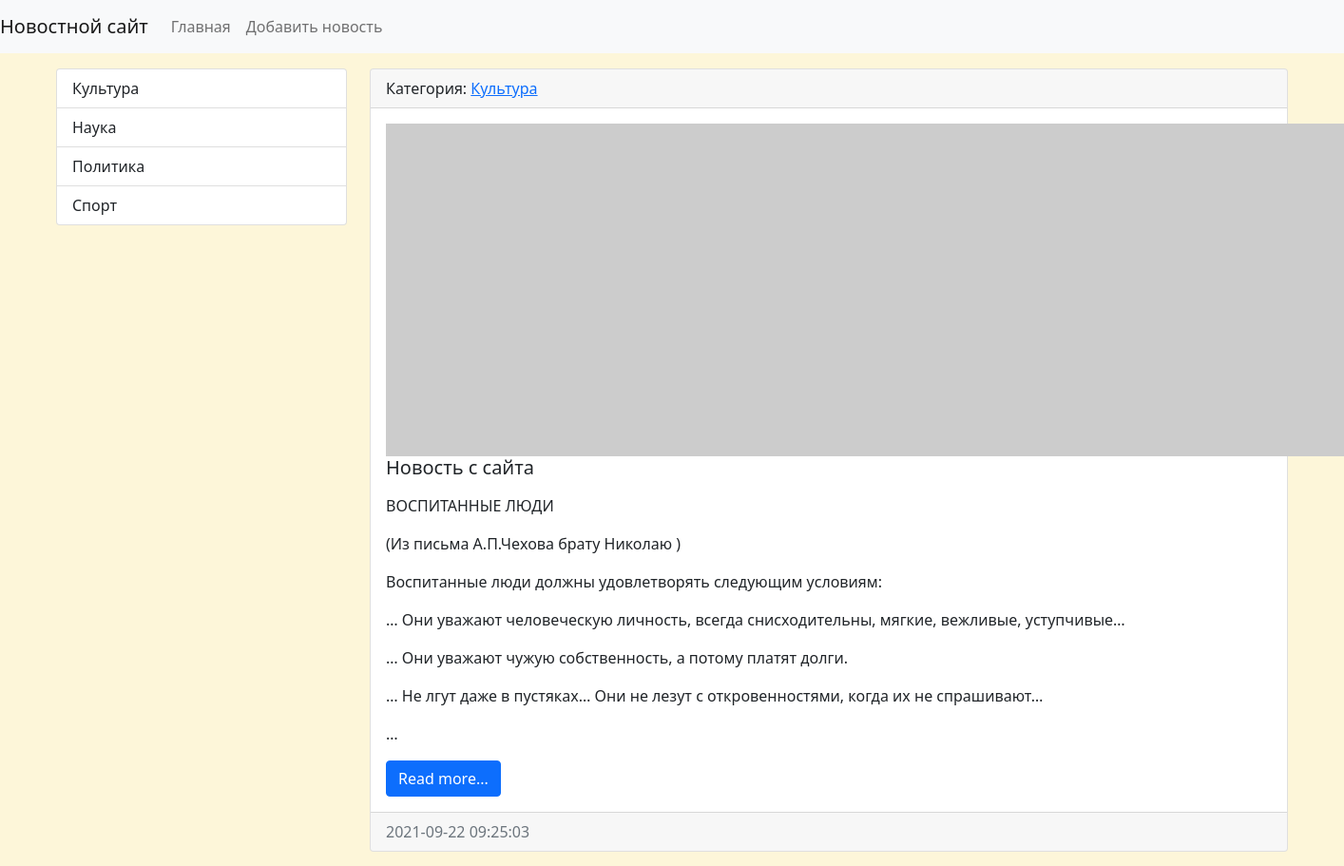
/category/1/ (upper part), run on an earlier commit of the app's database.
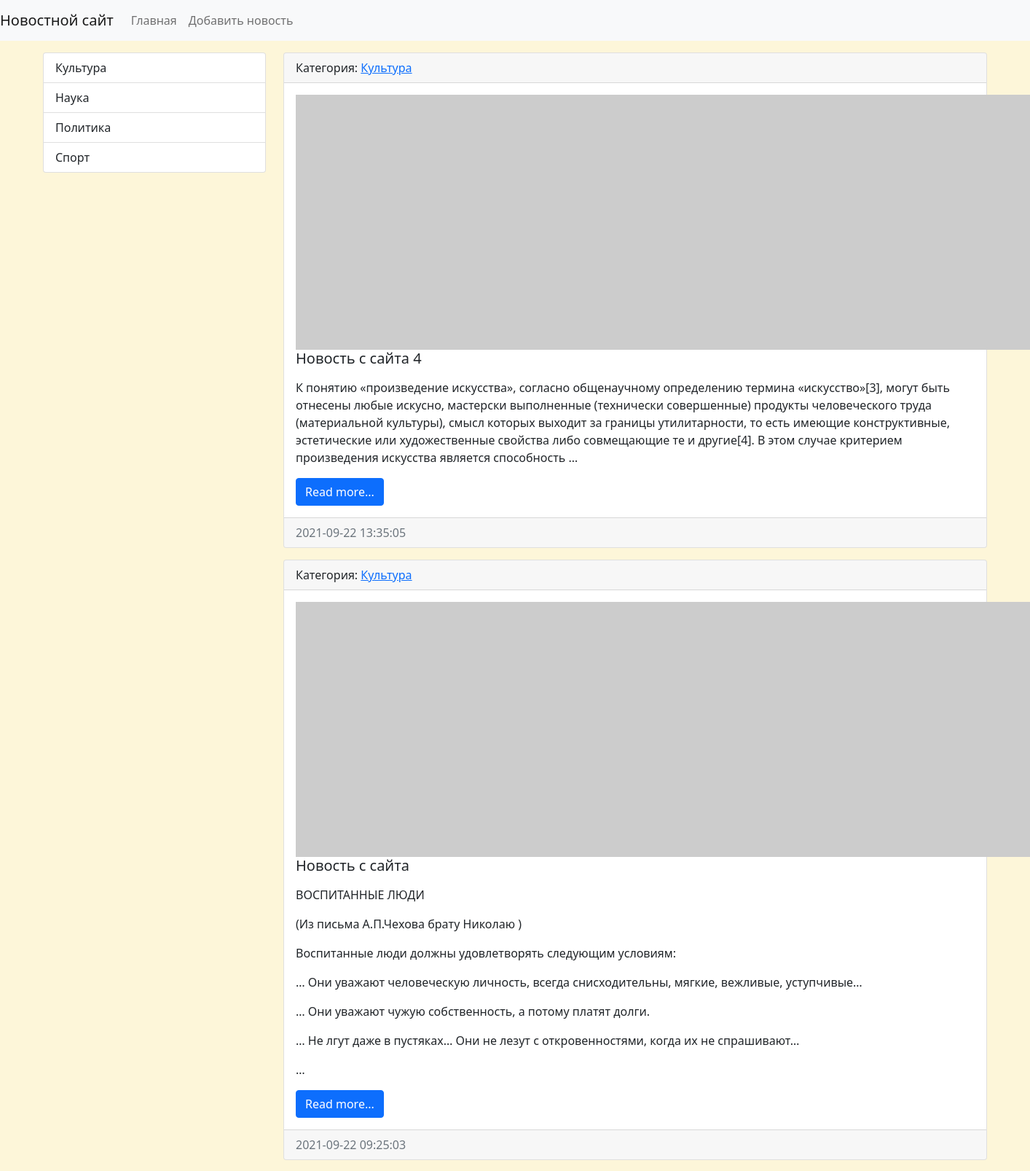
And on a later commit of the database.
### news/models.py (models this page shows, shortened)
class Category(models.Model):
    title = models.CharField(max_length=150, db_index=True, verbose_name='Наименование категории')
    def get_absolute_url(self):
        return reverse('category', kwargs={"category_id": self.pk})
    def __str__(self):
        return self.title
    class Meta:
        verbose_name = 'Категория'
        verbose_name_plural = 'Категории'
        ordering = ['title']

class News(models.Model):
    title = models.CharField(max_length=150, verbose_name='Наименование')
    content = models.TextField(blank=True, verbose_name='Контент')
    created_at = models.DateTimeField(auto_now_add=True, verbose_name='Дата публикации')
    updated_at = models.DateTimeField(auto_now=True, verbose_name='Обновлено')
    photo = models.ImageField(upload_to='photos/%Y/%m/%d/', verbose_name='Фото', blank=True)
    is_published = models.BooleanField(default=True, verbose_name='Опубликовано')
    category = models.ForeignKey('Category', on_delete=models.PROTECT, null=True, verbose_name='Категория')
    def get_absolute_url(self):
        return reverse('view_news', kwargs={"pk": self.pk})
    class Meta:
        verbose_name = 'Новость'
        verbose_name_plural = 'Новости'
        ordering = ['-created_at']

### news/views.py (the view)
# urls.py: path('category/<int:category_id>/', NewsByCategory.as_view(extra_context={'title': 'Какой-то Тайтл'}), name='category'),
class NewsByCategory(ListView):
    model = News
    template_name = 'news/home_news_list.html'  # Change directory
    context_object_name = 'news'
    allow_empty = False
    def get_context_data(self, *, object_list=None, **kwargs):
        context = super().get_context_data(**kwargs)
        context['title'] = Category.objects.get(pk=self.kwargs['category_id'],)
        return context
    def get_queryset(self):
        return News.objects.filter(category_id=self.kwargs['category_id'], is_published=True)

### news/templatetags/news_tags.py (called while the page is built)
@register.inclusion_tag('news/list_categories.html')
def show_categories(arg1='Hello', arg2='world'):
    categories = Category.objects.all()
    return {"categories": categories, "arg1": arg1, "arg2": arg2}

### news/templates/news/home_news_list.html (shortened to what this page needs)
{% extends 'base.html' %}
{% block sidebar %}
{% include 'inc/_sidebar.html' %}
{% endblock %}
{% block content %}
{% for item in news %}
<div class="card mb-3">
    <div class="card-header">
        Категория: <a href="{{ item.category.get_absolute_url }}">{{ item.category }}</a>
    </div>
    <div class="card-body">
        <div class="media">
            {% if item.photo %}
            <img src="{{ item.photo.url }}" alt="" width="350" class="mr-3">
            {% else %}
            <img src="https://picsum.photos/id/1060/350/235/?blur=2" alt="" class="mr-3">
            {% endif %}
            <div class="media-body">
                <h5 class="card-title">{{ item.title }}</h5>
                <p class="card-text">{{ item.content|safe|linebreaks|truncatewords:50 }}</p>
                <a href="{{ item.get_absolute_url }}" class="btn btn-primary">Read more...</a>
            </div>
        </div>
    </div>
    <div class="card-footer text-muted">
        {{ item.created_at|date:"Y-m-d H:i:s" }}
    </div>
</div>
{% endfor %}
{% endblock %}

### news/templates/news/list_categories.html
<div class="list-group">
    {% for item in categories %}
    <a href="{{ item.get_absolute_url }}" class="list-group-item list-group-item-action">{{ item.title }}</a>
    {% endfor %}
</div>

What changed in the data, as far as the page shows it:
added News: category "Культура", title "Новость с сайта 4", content "К понятию «произведение искусства», согласно общенаучному определению термина «искусство»[3], могут быть отнесены любые искусно, мастерски выполненные (технически совершенные) продукты человеческого труда (материальной культуры), смысл которых выходит за границы утилитарности, то есть имеющие конструктивные, эстетические или художественные свойства либо совмещающие те и другие[4]. В этом случае критерием произведения искусства является способность …", created_at "2021-09-22 13:35:05"
